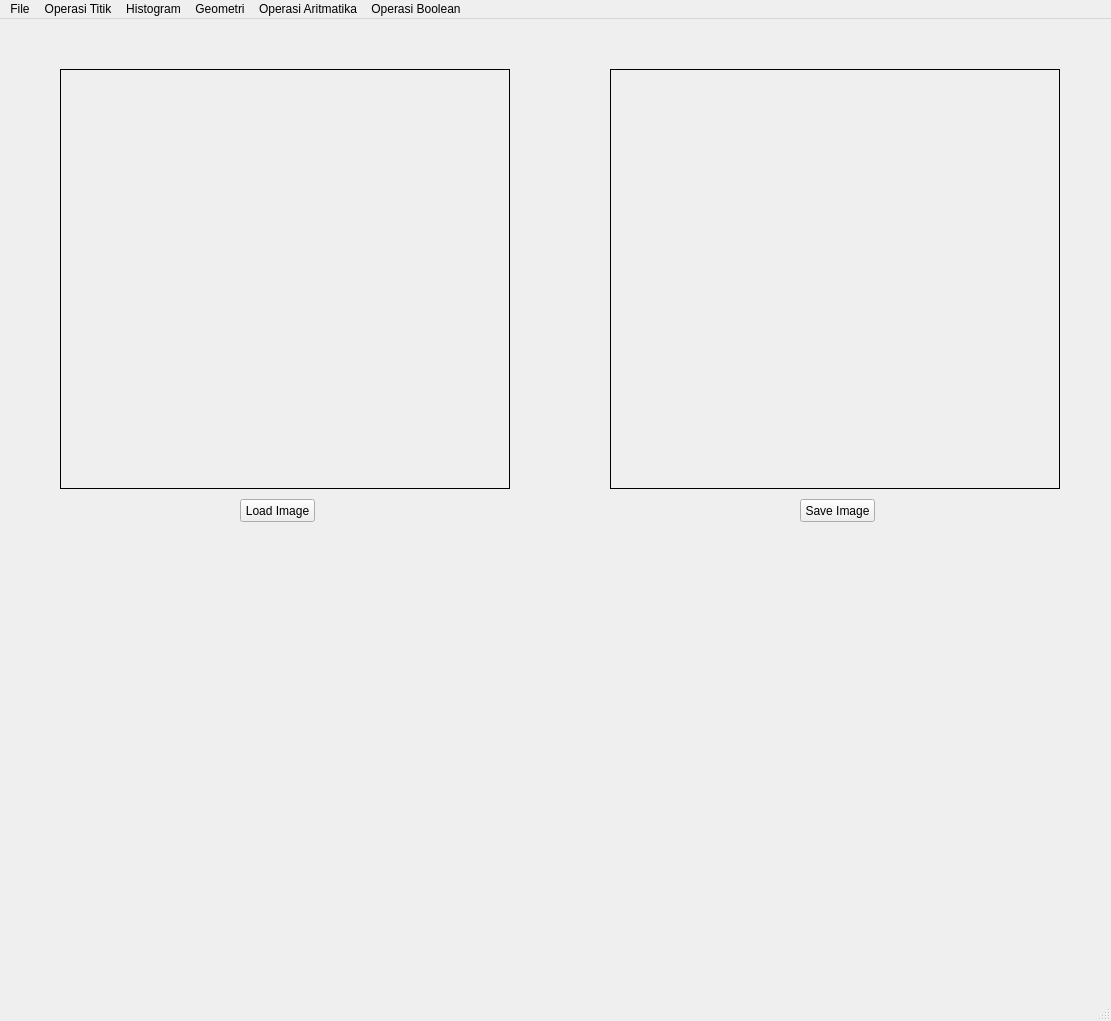
<?xml version="1.0" encoding="UTF-8"?>
<ui version="4.0">
 <class>MainWindow</class>
 <widget class="QMainWindow" name="MainWindow">
  <property name="geometry">
   <rect>
    <x>0</x>
    <y>0</y>
    <width>1111</width>
    <height>1021</height>
   </rect>
  </property>
  <property name="windowTitle">
   <string>MainWindow</string>
  </property>
  <widget class="QWidget" name="centralwidget">
   <widget class="QPushButton" name="loadButton">
    <property name="geometry">
     <rect>
      <x>240</x>
      <y>480</y>
      <width>75</width>
      <height>23</height>
     </rect>
    </property>
    <property name="text">
     <string>Load Image</string>
    </property>
   </widget>
   <widget class="QLabel" name="imgLabel">
    <property name="geometry">
     <rect>
      <x>60</x>
      <y>50</y>
      <width>450</width>
      <height>420</height>
     </rect>
    </property>
    <property name="frameShape">
     <enum>QFrame::Box</enum>
    </property>
    <property name="text">
     <string/>
    </property>
   </widget>
   <widget class="QLabel" name="hasilLabel">
    <property name="geometry">
     <rect>
      <x>610</x>
      <y>50</y>
      <width>450</width>
      <height>420</height>
     </rect>
    </property>
    <property name="frameShape">
     <enum>QFrame::Box</enum>
    </property>
    <property name="text">
     <string/>
    </property>
   </widget>
   <widget class="QPushButton" name="saveButton">
    <property name="geometry">
     <rect>
      <x>800</x>
      <y>480</y>
      <width>75</width>
      <height>23</height>
     </rect>
    </property>
    <property name="text">
     <string>Save Image</string>
    </property>
   </widget>
  </widget>
  <widget class="QMenuBar" name="menubar">
   <property name="geometry">
    <rect>
     <x>0</x>
     <y>0</y>
     <width>1111</width>
     <height>21</height>
    </rect>
   </property>
   <widget class="QMenu" name="menuFile">
    <property name="title">
     <string>File</string>
    </property>
    <addaction name="actionLoad_Image"/>
    <addaction name="actionSave_Image"/>
   </widget>
   <widget class="QMenu" name="menuOperasi_Titik">
    <property name="title">
     <string>Operasi Titik</string>
    </property>
    <addaction name="actionGrayScale"/>
    <addaction name="actionBrightness"/>
    <addaction name="actionSimple_Contrast"/>
    <addaction name="actionContrast_Stretching"/>
    <addaction name="actionNegative_Image"/>
    <addaction name="actionBiner_Image"/>
   </widget>
   <widget class="QMenu" name="menuHistogram">
    <property name="title">
     <string>Histogram</string>
    </property>
    <addaction name="actionGray_Histogram"/>
    <addaction name="actionRGB_Histogram"/>
    <addaction name="actionHistogram_Equalization"/>
   </widget>
   <widget class="QMenu" name="menuGeometri">
    <property name="title">
     <string>Geometri</string>
    </property>
    <addaction name="actionTranslasi"/>
    <addaction name="actionRotasi"/>
    <addaction name="actionResize"/>
    <addaction name="actionCrop"/>
   </widget>
   <widget class="QMenu" name="menuOperasi_Aritmatika">
    <property name="title">
     <string>Operasi Aritmatika</string>
    </property>
    <addaction name="actionTambah"/>
    <addaction name="actionKurang"/>
    <addaction name="actionKali"/>
    <addaction name="actionBagi"/>
   </widget>
   <widget class="QMenu" name="menuOperasi_Boolean">
    <property name="title">
     <string>Operasi Boolean</string>
    </property>
    <addaction name="actionAnd"/>
    <addaction name="actionOr"/>
    <addaction name="actionXor"/>
   </widget>
   <addaction name="menuFile"/>
   <addaction name="menuOperasi_Titik"/>
   <addaction name="menuHistogram"/>
   <addaction name="menuGeometri"/>
   <addaction name="menuOperasi_Aritmatika"/>
   <addaction name="menuOperasi_Boolean"/>
  </widget>
  <widget class="QStatusBar" name="statusbar"/>
  <action name="actionGrayScale">
   <property name="text">
    <string>GrayScale</string>
   </property>
  </action>
  <action name="actionLoad_Image">
   <property name="text">
    <string>Load Image</string>
   </property>
  </action>
  <action name="actionSave_Image">
   <property name="text">
    <string>Save Image</string>
   </property>
  </action>
  <action name="actionBrightness">
   <property name="text">
    <string>Brightness</string>
   </property>
  </action>
  <action name="actionSimple_Contrast">
   <property name="text">
    <string>Simple Contrast</string>
   </property>
  </action>
  <action name="actionContrast_Stretching">
   <property name="text">
    <string>Contrast Stretching</string>
   </property>
  </action>
  <action name="actionNegative_Image">
   <property name="text">
    <string>Negative Image</string>
   </property>
  </action>
  <action name="actionBiner_Image">
   <property name="text">
    <string>Biner Image</string>
   </property>
  </action>
  <action name="actionGray_Histogram">
   <property name="text">
    <string>Histogram Grayscale</string>
   </property>
  </action>
  <action name="actionRGB_Histogram">
   <property name="text">
    <string>Histogram RGB</string>
   </property>
  </action>
  <action name="actionHistogram_Equalization">
   <property name="text">
    <string>Histogram Equalization</string>
   </property>
  </action>
  <action name="actionTranslasi">
   <property name="text">
    <string>Translasi</string>
   </property>
  </action>
  <action name="actionRotasi">
   <property name="text">
    <string>Rotasi</string>
   </property>
  </action>
  <action name="actionResize">
   <property name="text">
    <string>Resize</string>
   </property>
  </action>
  <action name="actionCrop">
   <property name="text">
    <string>Crop Image</string>
   </property>
  </action>
  <action name="actionTambah">
   <property name="text">
    <string>Tambah +</string>
   </property>
  </action>
  <action name="actionKurang">
   <property name="text">
    <string>Kurang -</string>
   </property>
  </action>
  <action name="actionKali">
   <property name="text">
    <string>Kali x</string>
   </property>
  </action>
  <action name="actionBagi">
   <property name="text">
    <string>Bagi /</string>
   </property>
  </action>
  <action name="actionAnd">
   <property name="text">
    <string>AND &amp;&amp;</string>
   </property>
  </action>
  <action name="actionOr">
   <property name="text">
    <string>OR ||</string>
   </property>
  </action>
  <action name="actionXor">
   <property name="text">
    <string>XOR ^</string>
   </property>
  </action>
 </widget>
 <resources/>
 <connections/>
</ui>
